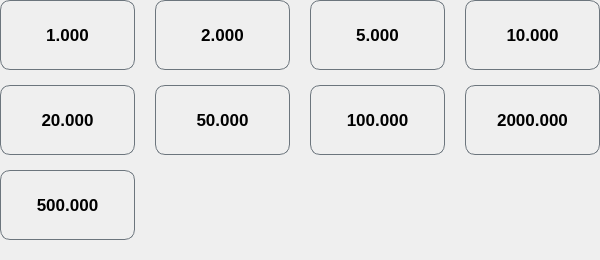
                         <widget class="QFrame" name="frame_31">
                          <property name="minimumSize">
                           <size>
                            <width>0</width>
                            <height>0</height>
                           </size>
                          </property>
                          <property name="maximumSize">
                           <size>
                            <width>16777215</width>
                            <height>16777215</height>
                           </size>
                          </property>
                          <property name="styleSheet">
                           <string notr="true">border: none;</string>
                          </property>
                          <property name="frameShape">
                           <enum>QFrame::StyledPanel</enum>
                          </property>
                          <property name="frameShadow">
                           <enum>QFrame::Raised</enum>
                          </property>
                          <layout class="QGridLayout" name="gridLayout">
                           <property name="leftMargin">
                            <number>0</number>
                           </property>
                           <property name="topMargin">
                            <number>0</number>
                           </property>
                           <property name="rightMargin">
                            <number>0</number>
                           </property>
                           <property name="bottomMargin">
                            <number>20</number>
                           </property>
                           <property name="horizontalSpacing">
                            <number>20</number>
                           </property>
                           <property name="verticalSpacing">
                            <number>15</number>
                           </property>
                           <item row="1" column="0">
                            <widget class="QToolButton" name="btn_20000">
                             <property name="minimumSize">
                              <size>
                               <width>135</width>
                               <height>70</height>
                              </size>
                             </property>
                             <property name="font">
                              <font>
                               <pointsize>13</pointsize>
                               <weight>75</weight>
                               <bold>true</bold>
                              </font>
                             </property>
                             <property name="styleSheet">
                              <string notr="true">QToolButton{
	border: 1px solid #6c757d;
	border-radius: 10px;
	background-color: none;
}

QToolButton:hover{
	background-color: #adb5bd;
	color: rgb(255, 255, 255)
}

QToolButton:pressed{
	background-color: rgb(7, 170, 7);
	color: rgb(255, 255, 255);
}

#QToolButton:checked{
	background-color: #00b4d8;
	color: rgb(255, 255, 255)
}</string>
                             </property>
                             <property name="text">
                              <string>20.000</string>
                             </property>
                            </widget>
                           </item>
                           <item row="0" column="2">
                            <widget class="QToolButton" name="btn_2000">
                             <property name="minimumSize">
                              <size>
                               <width>135</width>
                               <height>70</height>
                              </size>
                             </property>
                             <property name="font">
                              <font>
                               <pointsize>13</pointsize>
                               <weight>75</weight>
                               <bold>true</bold>
                              </font>
                             </property>
                             <property name="styleSheet">
                              <string notr="true">QToolButton{
	border: 1px solid #6c757d;
	border-radius: 10px;
	background-color: none;
}

QToolButton:hover{
	background-color: #adb5bd;
	color: rgb(255, 255, 255)
}

QToolButton:pressed{
	background-color: rgb(7, 170, 7);
	color: rgb(255, 255, 255);
}

#QToolButton:checked{
	background-color: #00b4d8;
	color: rgb(255, 255, 255)
}</string>
                             </property>
                             <property name="text">
                              <string>2.000</string>
                             </property>
                            </widget>
                           </item>
                           <item row="1" column="2">
                            <widget class="QToolButton" name="btn_50000">
                             <property name="minimumSize">
                              <size>
                               <width>135</width>
                               <height>70</height>
                              </size>
                             </property>
                             <property name="font">
                              <font>
                               <pointsize>13</pointsize>
                               <weight>75</weight>
                               <bold>true</bold>
                              </font>
                             </property>
                             <property name="styleSheet">
                              <string notr="true">QToolButton{
	border: 1px solid #6c757d;
	border-radius: 10px;
	background-color: none;
}

QToolButton:hover{
	background-color: #adb5bd;
	color: rgb(255, 255, 255)
}

QToolButton:pressed{
	background-color: rgb(7, 170, 7);
	color: rgb(255, 255, 255);
}

#QToolButton:checked{
	background-color: #00b4d8;
	color: rgb(255, 255, 255)
}</string>
                             </property>
                             <property name="text">
                              <string>50.000</string>
                             </property>
                            </widget>
                           </item>
                           <item row="0" column="4">
                            <widget class="QToolButton" name="btn_10000">
                             <property name="minimumSize">
                              <size>
                               <width>135</width>
                               <height>70</height>
                              </size>
                             </property>
                             <property name="font">
                              <font>
                               <pointsize>13</pointsize>
                               <weight>75</weight>
                               <bold>true</bold>
                              </font>
                             </property>
                             <property name="styleSheet">
                              <string notr="true">QToolButton{
	border: 1px solid #6c757d;
	border-radius: 10px;
	background-color: none;
}

QToolButton:hover{
	background-color: #adb5bd;
	color: rgb(255, 255, 255)
}

QToolButton:pressed{
	background-color: rgb(7, 170, 7);
	color: rgb(255, 255, 255);
}

#QToolButton:checked{
	background-color: #00b4d8;
	color: rgb(255, 255, 255)
}</string>
                             </property>
                             <property name="text">
                              <string>10.000</string>
                             </property>
                            </widget>
                           </item>
                           <item row="1" column="3">
                            <widget class="QToolButton" name="btn_100000">
                             <property name="minimumSize">
                              <size>
                               <width>135</width>
                               <height>70</height>
                              </size>
                             </property>
                             <property name="font">
                              <font>
                               <pointsize>13</pointsize>
                               <weight>75</weight>
                               <bold>true</bold>
                              </font>
                             </property>
                             <property name="styleSheet">
                              <string notr="true">QToolButton{
	border: 1px solid #6c757d;
	border-radius: 10px;
	background-color: none;
}

QToolButton:hover{
	background-color: #adb5bd;
	color: rgb(255, 255, 255)
}

QToolButton:pressed{
	background-color: rgb(7, 170, 7);
	color: rgb(255, 255, 255);
}

#QToolButton:checked{
	background-color: #00b4d8;
	color: rgb(255, 255, 255)
}</string>
                             </property>
                             <property name="text">
                              <string>100.000</string>
                             </property>
                            </widget>
                           </item>
                           <item row="0" column="3">
                            <widget class="QToolButton" name="btn_5000">
                             <property name="minimumSize">
                              <size>
                               <width>135</width>
                               <height>70</height>
                              </size>
                             </property>
                             <property name="font">
                              <font>
                               <pointsize>13</pointsize>
                               <weight>75</weight>
                               <bold>true</bold>
                              </font>
                             </property>
                             <property name="styleSheet">
                              <string notr="true">QToolButton{
	border: 1px solid #6c757d;
	border-radius: 10px;
	background-color: none;
}

QToolButton:hover{
	background-color: #adb5bd;
	color: rgb(255, 255, 255)
}

QToolButton:pressed{
	background-color: rgb(7, 170, 7);
	color: rgb(255, 255, 255);
}

#QToolButton:checked{
	background-color: #00b4d8;
	color: rgb(255, 255, 255)
}</string>
                             </property>
                             <property name="text">
                              <string>5.000</string>
                             </property>
                            </widget>
                           </item>
                           <item row="1" column="4">
                            <widget class="QToolButton" name="btn_200000">
                             <property name="minimumSize">
                              <size>
                               <width>135</width>
                               <height>70</height>
                              </size>
                             </property>
                             <property name="font">
                              <font>
                               <pointsize>13</pointsize>
                               <weight>75</weight>
                               <bold>true</bold>
                              </font>
                             </property>
                             <property name="styleSheet">
                              <string notr="true">QToolButton{
	border: 1px solid #6c757d;
	border-radius: 10px;
	background-color: none;
}

QToolButton:hover{
	background-color: #adb5bd;
	color: rgb(255, 255, 255)
}

QToolButton:pressed{
	background-color: rgb(7, 170, 7);
	color: rgb(255, 255, 255);
}

#QToolButton:checked{
	background-color: #00b4d8;
	color: rgb(255, 255, 255)
}</string>
                             </property>
                             <property name="text">
                              <string>2000.000</string>
                             </property>
                            </widget>
                           </item>
                           <item row="0" column="0">
                            <widget class="QToolButton" name="btn_1000">
                             <property name="sizePolicy">
                              <sizepolicy hsizetype="Fixed" vsizetype="Fixed">
                               <horstretch>0</horstretch>
                               <verstretch>0</verstretch>
                              </sizepolicy>
                             </property>
                             <property name="minimumSize">
                              <size>
                               <width>135</width>
                               <height>70</height>
                              </size>
                             </property>
                             <property name="font">
                              <font>
                               <pointsize>13</pointsize>
                               <weight>75</weight>
                               <bold>true</bold>
                              </font>
                             </property>
                             <property name="styleSheet">
                              <string notr="true">QToolButton{
	border: 1px solid #6c757d;
	border-radius: 10px;
	background-color: none;
}

QToolButton:hover{
	background-color: #adb5bd;
	color: rgb(255, 255, 255)
}

QToolButton:pressed{
	background-color: rgb(7, 170, 7);
	color: rgb(255, 255, 255);
}

#QToolButton:checked{
	background-color: #00b4d8;
	color: rgb(255, 255, 255)
}</string>
                             </property>
                             <property name="text">
                              <string>1.000</string>
                             </property>
                            </widget>
                           </item>
                           <item row="2" column="0">
                            <widget class="QToolButton" name="btn_500000">
                             <property name="minimumSize">
                              <size>
                               <width>135</width>
                               <height>70</height>
                              </size>
                             </property>
                             <property name="font">
                              <font>
                               <pointsize>13</pointsize>
                               <weight>75</weight>
                               <bold>true</bold>
                              </font>
                             </property>
                             <property name="autoFillBackground">
                              <bool>false</bool>
                             </property>
                             <property name="styleSheet">
                              <string notr="true">QToolButton{
	border: 1px solid #6c757d;
	border-radius: 10px;
	background-color: none;
}

QToolButton:hover{
	background-color: #adb5bd;
	color: rgb(255, 255, 255)
}

QToolButton:pressed{
	background-color: rgb(7, 170, 7);
	color: rgb(255, 255, 255);
}

#QToolButton:checked{
	background-color: #00b4d8;
	color: rgb(255, 255, 255)
}</string>
                             </property>
                             <property name="text">
                              <string>500.000</string>
                             </property>
                            </widget>
                           </item>
                          </layout>
                         </widget>
